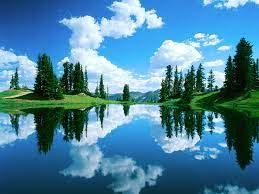
#> input picture Multimedia/nature1.jpg, 259 x 194 px
$ python blackandwhite.py
#> lines starting #> are read from the running program, lines starting #| are printed output that depends on the picture; after the words box and inside, x2 and y2 are one past the last pixel; in counts of white or black regions, pixels touching at a corner belong together
import cv2
import numpy as numpy

img= cv2.imread('nature1.jpg')
#> img is the input picture: shape (194, 259, 3); mean B, G, R 156.7, 130.2, 74.2
cv2.imshow('before',img)
#img = cv2.resize(img,(400,500))

image = cv2.cvtColor(img,cv2.COLOR_BGR2GRAY)
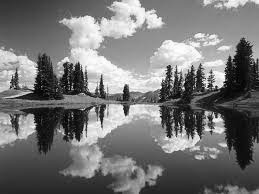
#> image: shape (194, 259); min 1, max 255, mean 116.5
(thresh,bimage1)= cv2.threshold(image,127,255, cv2.THRESH_BINARY)
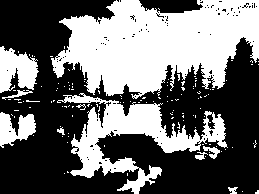
#> bimage1: shape (194, 259); 42.8% white; 130 white regions (120 under 20 px), largest, box (x1, y1, x2, y2) and area: (51, 0, 259, 99) 13467, (57, 93, 228, 194) 5401, (0, 46, 39, 93) 1211

(thresh,bimage2)= cv2.threshold(image,150,255, cv2.THRESH_BINARY)
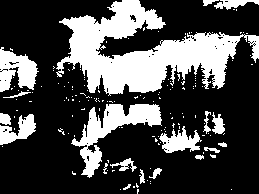
#> bimage2: shape (194, 259); 29.1% white; 151 white regions (132 under 20 px), largest, box (x1, y1, x2, y2) and area: (56, 0, 259, 96) 8791, (71, 104, 162, 178) 2147, (0, 47, 39, 92) 1063

#both_image = np.hstack([image, bimage1, bimage2])

cv2.imshow('Black&White_image_with_1st_threshold_value',bimage1)
cv2.waitKey(0)
cv2.imshow('Black&White_image_with_2nd_value',bimage2)
cv2.waitKey(0)
cv2.destroyAllWindows()
